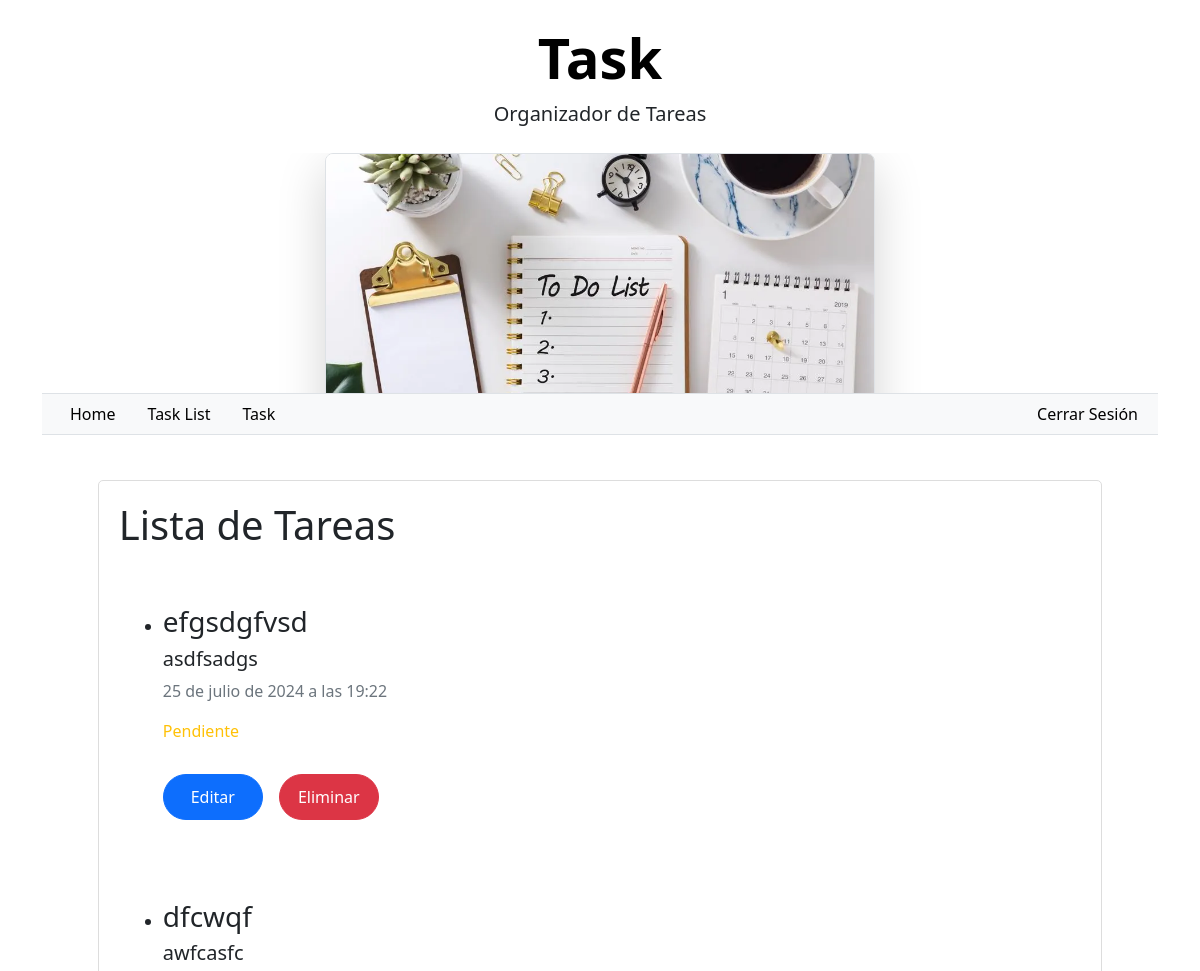
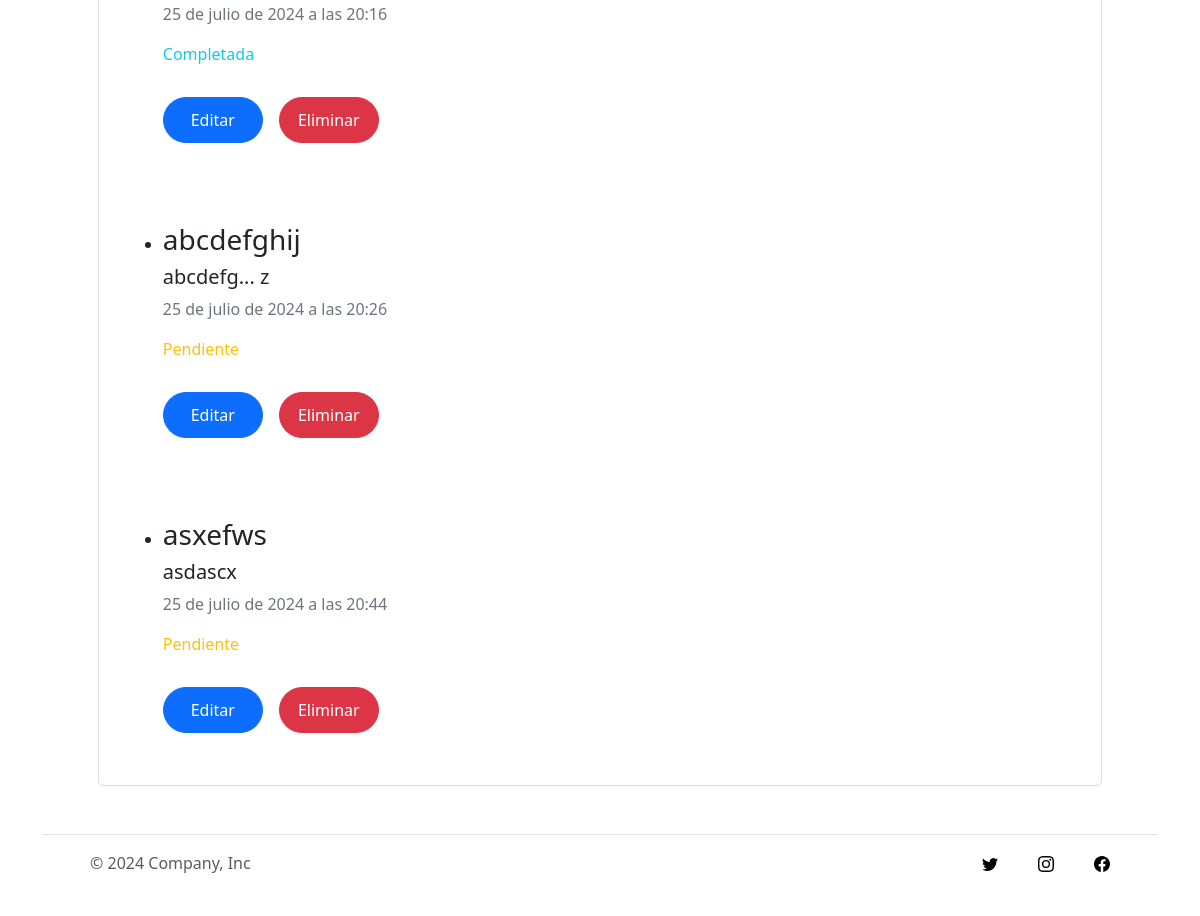
The page /lista-tareas/ (signed in) on the database its author committed (2 pictures, top to bottom).
### miapp/models.py (models this page shows, shortened)
class Homework(models.Model):
    title = models.CharField(max_length=150, verbose_name='Título')
    description = models.TextField(verbose_name='Descripción')
    status = models.BooleanField(verbose_name='¿Completado?')
    created_at = models.DateTimeField(auto_now_add=True, verbose_name='Creado el ')
    updated_at = models.DateTimeField(auto_now=True, verbose_name='Editado el')
    class Meta:
        verbose_name = 'Tarea'
        verbose_name_plural = 'Tareas'

### miapp/views.py (the view)
# urls.py: path('lista-tareas/', views.taksList, name='tareas'),
@login_required(login_url='login')
def taksList(request):
    tareas = Homework.objects.all()
    return render(request, 'lista.html', {
        'title': 'Lista de Tareas',
        'tareas': tareas
    })

### miapp/templates/lista.html (shortened to what this page needs)
{% extends "layout.html" %}
{% block content %}
<h1> {{title}} </h1>
{% for tarea in tareas %}
<div class="container pt-5">
    <ul>
        <li>
            <h3>{{tarea.title}}</h3>
            <h5>{{tarea.description}}</h5>
            <p class="text-secondary">{{tarea.created_at}}</p>
            {% if tarea.status %}
                <p class="text-info">Completada</p>
            {% else %}
                <p class="text-warning">Pendiente</p>
            {% endif %}
            <div class="d-flex gap-3 pb-3">
                <button class="btn btn-primary rounded-pill px-3" type="button"><a href="{% url "editar_tarea" tarea.id %}" style="text-decoration: none; color:white">Editar</a></button>
                <button class="btn btn-danger rounded-pill px-3" type="button"><a href="{% url "borrar" tarea.id %}" style="text-decoration: none; color:white">Eliminar</a></button>
            </div>
        </li>
    </ul>
</div>
{% endfor %}
{% endblock %}

### miapp/templates/layout.html (shortened to what this page needs)
<!DOCTYPE html>
<html lang="es">
  <head>
    {% load static %}
    <link
      href="https://cdn.jsdelivr.net/npm/bootstrap@5.3.3/dist/css/bootstrap.min.css"
      rel="stylesheet"
    />
    <link rel="stylesheet" href="{% static "css/styles.css" %}">
  </head>
  <body>
    <header class="container">
      <div class="px-4 pt-4 text-center">
        <h1 class="display-4 fw-bold text-body-emphasis">Task</h1>
        <div class="col-lg-6 mx-auto">
          <p class="lead mb-4">Organizador de Tareas</p>
        </div>
        <div class="overflow-hidden" style="max-height: 30vh;">
          <div class="container px-5">
            <img src="{% static "img/task.webp" %}" class="img-fluid border rounded-3 shadow-lg mb-4" alt="tareas" width="550" height="600" loading="lazy">
          </div>
        </div>
      </div>
      <nav class="bg-body-tertiary border-bottom border-top">
        <div class="container d-flex flex-wrap">
          <ul class="nav me-auto">
            <li class="nav-item"><a href="{% url "inicio" %}" class="nav-link link-body-emphasis px-3 active" aria-current="page">Home</a></li>
            {% if user.email %}
              <li class="nav-item"><a href="{% url "tareas" %}" class="nav-link link-body-emphasis px-3 active" aria-current="page">Task List</a></li>
              <li class="nav-item"><a href="{% url "crear_tarea" %}" class="nav-link link-body-emphasis px-3 active" aria-current="page">Task</a></li>
          </ul>
          <ul class="nav">
            <li class="nav-item"><a href="{% url 'logout' %}" class="nav-link link-body-emphasis px-2">Cerrar Sesión</a></li>
          {% else %}
            <li class="nav-item"><a href="{% url 'login' %}" class="nav-link link-body-emphasis px-2">Login</a></li>
            <li class="nav-item"><a href="{% url 'sign_up' %}" class="nav-link link-body-emphasis px-2">Sign up</a></li>
          {% endif %}
          </ul>
        </div>
    </nav>
    </header>
    <div id="content" class="container">
      <div class="box">
        {% block content %}
        {% endblock %}
      </div>
    </div>
    <div class="container">
      <footer class="d-flex flex-wrap justify-content-between align-items-center py-3 mb-4 mt-5 border-top">
        <div class="col-md-4 d-flex align-items-center">
          <span class="mb-3 ms-5 mb-md-0 text-body-secondary">&copy; {% now "Y" %} Company, Inc</span>
        </div>
        <ul class="nav col-md-4 me-5 justify-content-end list-unstyled d-flex">
          <li class="ms-3"><svg class="bi" width="24" height="24"><img src="{% static "img/twitter.svg" %}" alt="twitter"></svg></a></li>
          <li class="ms-3"><svg class="bi" width="24" height="24"><img src="{% static "img/instagram.svg" %}" alt="instagram"></svg></a></li>
          <li class="ms-3"><svg class="bi" width="24" height="24"><img src="{% static "img/facebook.svg" %}" alt="facebook"></svg></a></li>
        </ul>
      </footer>
    </div>
  </body>
</html>

### miapp/static/css/styles.css (style rules this page uses)
#content { width: 100%; margin-top: 45px; }
.box { background: white; width: 90%; margin: 0 auto; padding: 20px; border: 1px solid #ddd; border-radius: 5px; }
.btn { padding: 10px; color: white; margin-top:15px; width: 100px; }

### rows shown on the page
Homework: title "efgsdgfvsd", description "asdfsadgs", created_at "25 de julio de 2024 a las 19:22", status "Pendiente"
Homework: title "dfcwqf", description "awfcasfc", created_at "25 de julio de 2024 a las 20:16", status "Completada"
Homework: title "abcdefghij", description "abcdefg... z", created_at "25 de julio de 2024 a las 20:26", status "Pendiente"
Homework: title "asxefws", description "asdascx", created_at "25 de julio de 2024 a las 20:44", status "Pendiente"

### other values the page prints
{{ title }} "Lista de Tareas"
